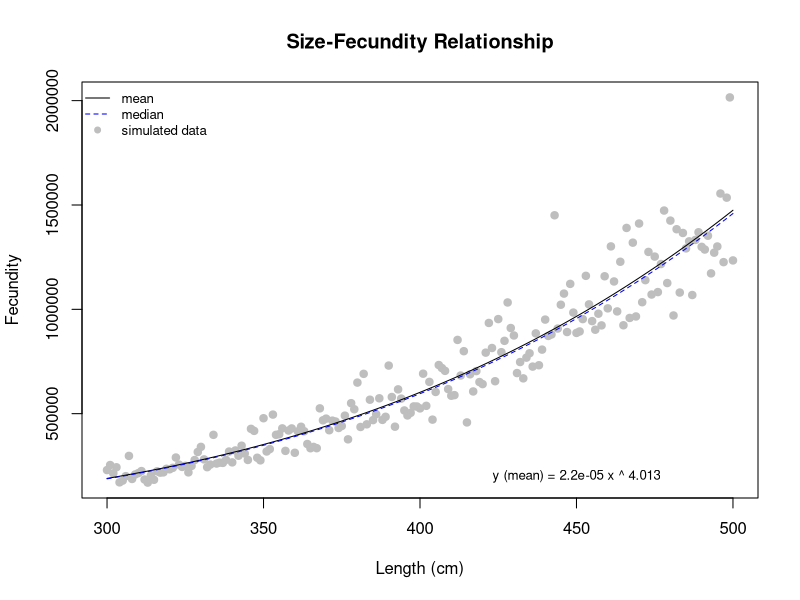

Recreate this plot in R.
# Basic size-fecundity relationship for fish
# Description: Fit a power function to fish size and fecundity data
# Contact: sabrina.beyer@noaa.gov, NOAA Northwest Fisheries Science Center

# The data: 
# 1) fish size (length or weight)
# 2) fecundity (obtained by autodiametric, gravimetric, or other fecundity method)

# Fitting a functional relationship:
# Fecundity often increases as a power function of body size (length or weight)
# of the form: fecundity = alpha * length or weight ^ beta

# Estimate the parameters of the size-fecundity relationship (alpha and beta)  
# by linear regression in log-space:
#    1) log(fecundity) = log(alpha) + beta * log(length or weight)

# Back-transform (and bias-correct) parameters to normal-space:
#    2) fecundity = alpha * length or weight ^ beta


# clear work space
rm(list=ls())

#~~~~~~~~~~~~~~~~~~~~~~~~~~~~~~~~~~~~~~~~~~~~~~~~
# Example: Fit a length-fecundity relationship----
#~~~~~~~~~~~~~~~~~~~~~~~~~~~~~~~~~~~~~~~~~~~~~~~~

# ~~~~~~~~~~~~~~~~~~~~~~~~~~
# Bias correction function----
# ~~~~~~~~~~~~~~~~~~~~~~~~~~
  # The bias correction function returns the mean (instead of median) of the
  # scaling parameter (alpha) from the linear log-space regression parameter estimate
  # Background:
      # log-normal distribution: lognormal(u,sd^2)
      # median: exp(u)
      # mean:   exp(u + sd^2/2), same as exp(u)*exp(0.5*sd^2)
  bias_correct <- function(model){
    alpha_med  <- exp(model$coefficients[1])
    beta       <- model$coefficients[2]
    sdres      <- sd(model$residuals) 
    alpha_mean <- alpha_med*exp(0.5*sdres^2)  
    return(as.numeric(c(alpha_mean, beta)))
  }


# ~~~~~~~~~~~~~~~~~~~
# 1. Simulate data----
# ~~~~~~~~~~~~~~~~~~~
  # simulate data for the example
  # log(fecundity) = log(alpha) + beta * log(length) + some noise
  xx            <- seq(300, 500, 1)                          # independent variable (using fish length (mm) for the example, but this could be weight instead)
  log.alpha     <- -11.938                                   # intercept parameter of log-log linear model
  beta          <- 4.043                                     # slope parameter of log-log linear model (this is the same as the exponent parameter of the power function)  
  error         <- rlnorm(length(xx), meanlog=0, sdlog=0.15) # simulate some noise
  log.fecundity <- log.alpha + beta*log(xx) + error  
  fecundity     <- exp(log.fecundity)                        # simulated fecundity data
  
  # create a data frame 
  mydf <- data.frame(xx,fecundity)

  
# ~~~~~~~~~~~~~~~~~~~~~~~~~
# 2.Parameter estimation----
# ~~~~~~~~~~~~~~~~~~~~~~~~~
  # fit a simple linear model to the natural log transformed simulated data
  lm.mod         <- lm(log(fecundity)~log(xx), data=mydf)
  log.alpha.mod  <- coef(lm.mod)[1]
  alpha.mod      <- exp(log.alpha.mod)  # note, this is the median
  beta.mod       <- coef(lm.mod)[2]    
  
  # bias correct (bc) alpha to return the mean, instead of the median
  bc.results.mod  <- bias_correct(lm.mod)
  bc.alpha.mod    <- bc.results.mod[1]
  # beta remains the same
  
  # parameter estimates for the power function:
  # fecundity = alpha * length ^ beta
  alpha.mod          # scaling coefficient, median
  bc.alpha.mod       # scaling coefficient, mean (bias corrected)
  beta.mod           # exponent

  
#~~~~~~~~~~~~~~~~~~~~~~~
# 3. Visualize results----
#~~~~~~~~~~~~~~~~~~~~~~~
  yy.median  <- alpha.mod    * xx ^ beta.mod  # median
  yy.mean    <- bc.alpha.mod * xx ^ beta.mod  # mean
  
  # plot the simulated data and the model fit
  plot(fecundity~xx, data=mydf, main="Size-Fecundity Relationship", 
       pch=19, col="gray", 
       xlab="Length (cm)",
       ylab="Fecundity")   
  lines(yy.mean  ~ xx, lty=1,col="black")
  lines(yy.median~ xx, lty=2,col="blue")
  legend("topleft", bty='n', legend = c("mean","median","simulated data"), lty=c(1,2,NA), pch=c(NA,NA,19), col=c("black", "blue","gray"), cex=0.8)
  text(450, 2.0e+05, labels=paste("y (mean) =",round(bc.alpha.mod,6),"x ^",round(beta.mod,3), sep=" "), cex=0.8)

